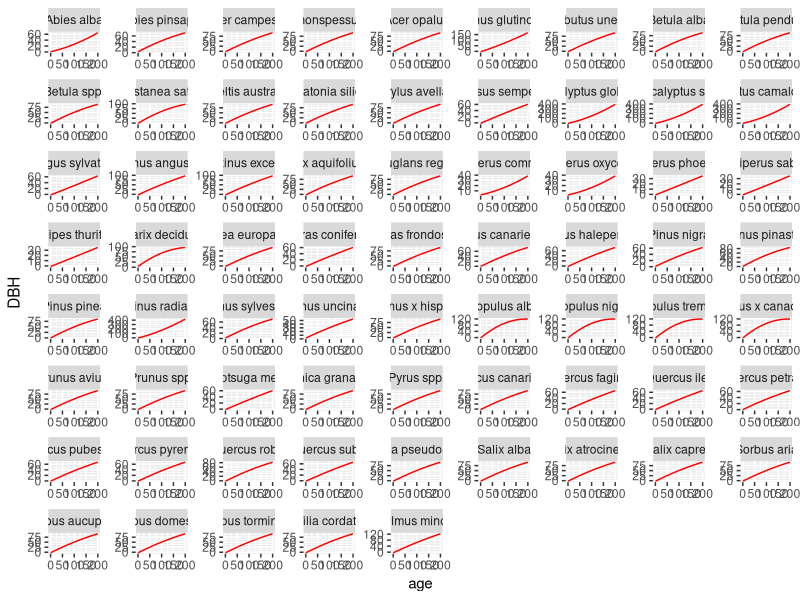

Source code (R):
rm(list = ls())

library(tidyverse) 
library(readxl)
library(broom)

coefs <- read_excel("data/coefs.xlsx", sheet = 1) 

# Explore diameter-age relationships --------------------------------------

age_diam <- coefs %>%
  mutate(a = if_else(is.na(a) & Tipo == "Conifera", 6, 
                     if_else(is.na(a) & Tipo == "Frondosa", 6, a)),
         b = if_else(is.na(b) & Tipo == "Conifera", 2.86, 
                     if_else(is.na(b) & Tipo == "Frondosa", 1.55, b)),
         c = if_else(is.na(c) & Tipo == "Conifera", 0.00591, 
                     if_else(is.na(c) & Tipo == "Frondosa", 0.00596, c))) %>%
  rowwise() %>%
  mutate(DBH = list(seq(0, 100, 0.5))) %>%
  unnest(DBH) %>%
  mutate(age = a + b*DBH + c*DBH^2) %>%
  group_by(Tipo, Especie) %>%
  nest()


fit_diam_age <- function(df) {
    nls(DBH ~ in_a + in_b*age + in_c*age^2, data = df, 
        start = list(in_a=1, in_b = 1, in_c = 1))
}

diam_age_models <- age_diam %>%
    mutate(mod = map(data, fit_diam_age),
           glance = mod %>% map(broom::glance),
           augment = mod %>% map(augment),
           tidy = mod %>% map(tidy))


# Calculate coefficients
diam_age <- diam_age_models %>%
    unnest(tidy) %>%
    dplyr::select(Tipo, Especie, term, estimate) %>%
    pivot_wider(names_from = term, values_from = estimate)

# Calculate predicted values
diam_age_pred <- diam_age_models %>%
    dplyr::select(Tipo, Especie, augment) %>%
    unnest(augment) 


# # Calculate R2
# get_r2 <- function (df) {
#     linear <- lm(fitted ~ DBH, data = df)
#     r2 <- summary(linear)$r.squared
#     r2
# }
# 
# diam_age_r2 <- diam_age_pred %>%
#     rename(fitted = .fitted) %>%
#     group_by(Tipo, Especie) %>%
#     nest() %>%
#     mutate(R2 = map_dbl(data, get_r2)) %>%
#     dplyr::select(-data)
# 
# 
# diam_age <- diam_age %>%
#     left_join(diam_age_r2)


diam_age %>%
  rowwise() %>%
  mutate(age = list(seq(0, 200, 1))) %>%
  unnest(age) %>%
  mutate(DBH = in_a + in_b*age + in_c*age^2) %>%
  ggplot() +
  geom_line(aes(age, DBH), color = "red") +
  facet_wrap( ~ Especie, scale = "free")

save(diam_age, file = "data/diam_age.Rdata")
  
